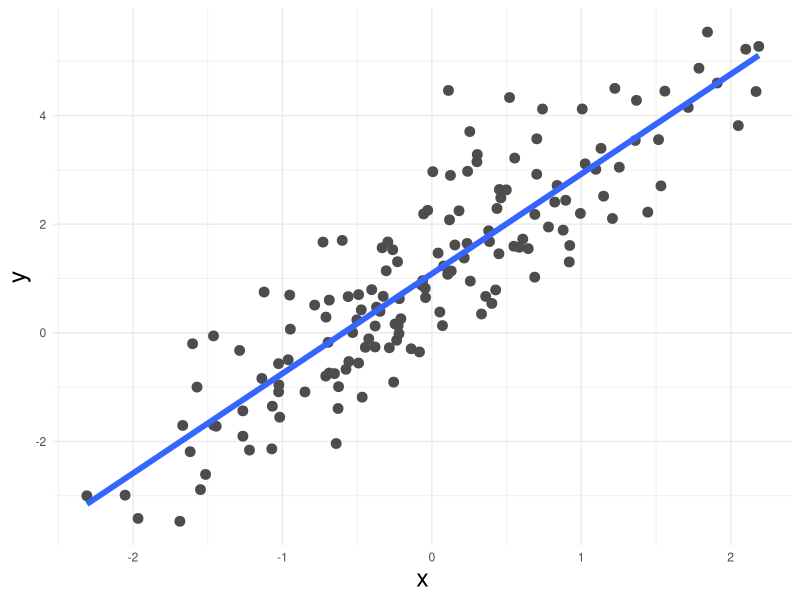
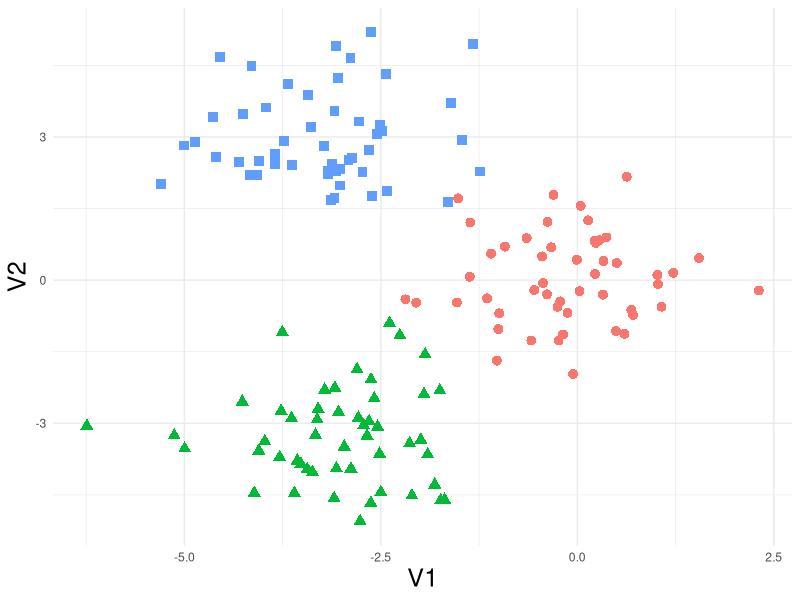
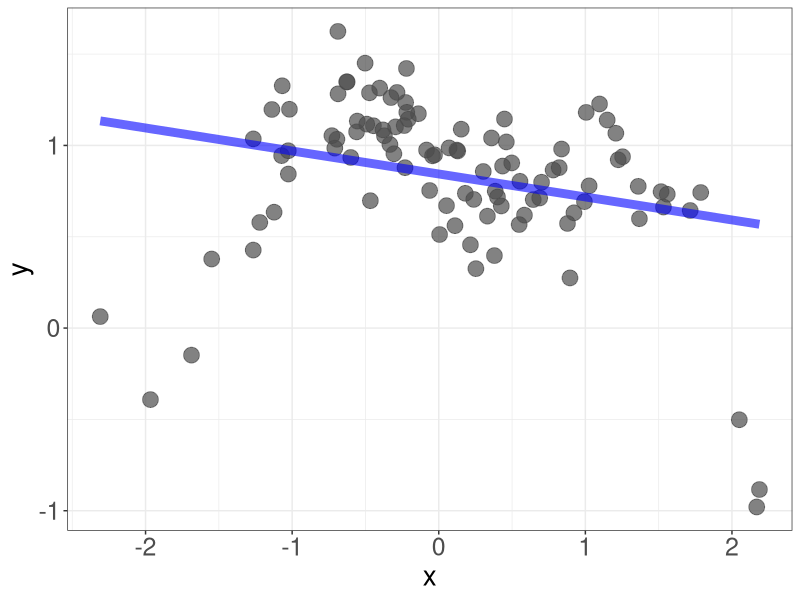
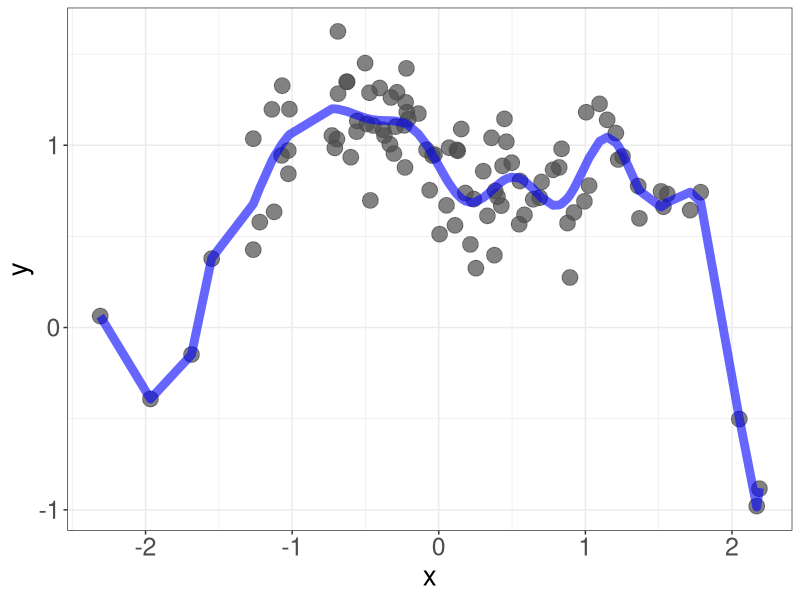
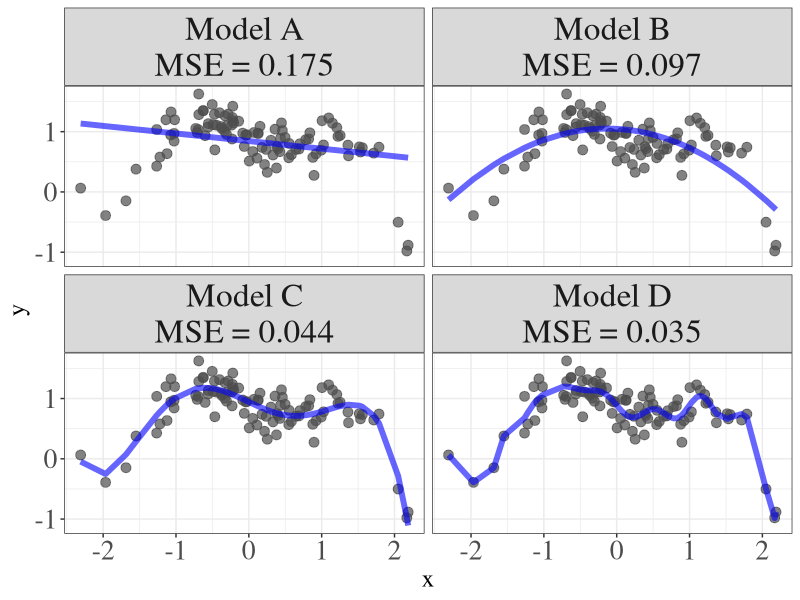
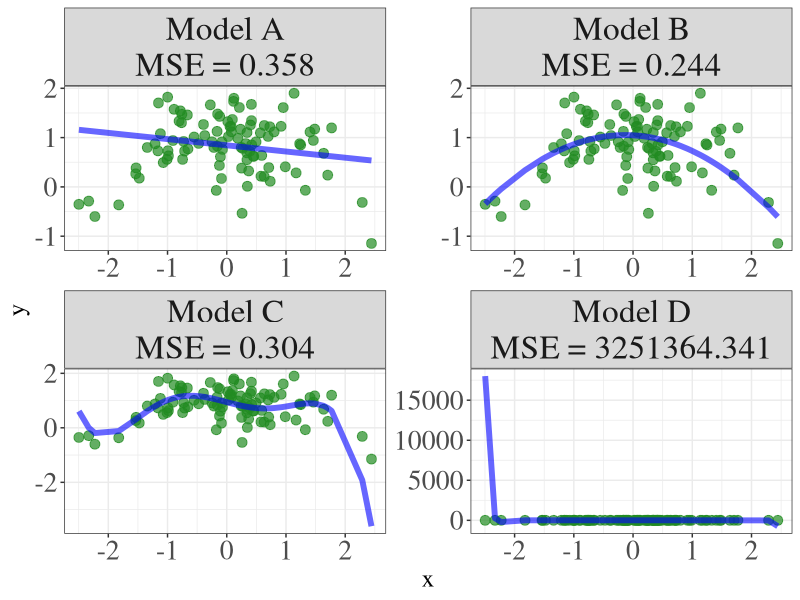

These charts were generated, in order, by the following R code: (Note: this script raises an error after producing the figures.)
## ---- chunk 1
knitr::opts_chunk$set(echo = T,message=F,error=F,warning = F,cache=T)
require(tidyverse)
require(caret)
## ---- chunk 2
set.seed(123)
x <- rnorm(150)
y = 1 + 2*x + rnorm(150)
tibble(x,y) %>% 
  ggplot(aes(x,y)) +
  geom_point(size=3,color="grey30") +
  geom_smooth(method="lm",se=F,size=2) +
  theme_minimal() +
  theme(legend.position = "none",
        axis.title = element_text(size=18))
## ---- chunk 3
set.seed(123)
n = 50
sigma = matrix(c(1,0,0,1),ncol=2,nrow=2)
x1 <- MASS::mvrnorm(n,c(0,0),Sigma = sigma) %>% as_tibble() %>% mutate(group=1)
x2 <- MASS::mvrnorm(n,c(-3,-3),Sigma = sigma) %>% as_tibble() %>% mutate(group=2)
x3 <- MASS::mvrnorm(n,c(-3,3),Sigma = sigma) %>% as_tibble() %>% mutate(group=3)
bind_rows(x1,x2,x3) %>% 
  ggplot(aes(V1,V2,color=factor(group),pch=factor(group))) +
  geom_point(size=3) +
  theme_minimal() +
  theme(legend.position = "none",
        axis.title = element_text(size=18))
## ---- chunk 4
set.seed(123)
N = 100
x <- rnorm(N)
X <- splines::bs(x,degree=7)
B <- runif(7,-5,5) 
y <- X%*%B + rnorm(N,mean = 0,.2)
D = tibble(x,y = as.numeric(y))


modA = lm(y ~ x,data = D)
D$yhatA = predict(modA,D)

# Plot 
D %>% 
ggplot(aes(x,y)) +
  geom_point(alpha=.7,size=5,color="grey30") +
  theme_bw() +
  geom_line(aes(x,yhatA),color="blue",size=3,alpha=.6) +
  theme(legend.position = "none",
        axis.title = element_text(size=20),
        axis.text = element_text(size=18))
## ---- chunk 5
modD = lm(y ~ poly(x,21),data = D)
D$yhatD = predict(modD,D)

D %>% 
  ggplot(aes(x,y)) +
  geom_point(alpha=.7,size=5,color="grey30") +
  theme_bw() +
  geom_line(aes(x,yhatD),color="blue",size=3,alpha=.6) +
  theme(legend.position = "none",
        axis.title = element_text(size=20),
        axis.text = element_text(size=18))
## ---- chunk 6
modB = lm(y ~ poly(x,2),data = D)
D$yhatB = predict(modB,D)
modC = lm(y ~ poly(x,5),data = D)
D$yhatC = predict(modC,D)
mse = function(y,yh) { mean((y-yh)^2) }

D %>% 
  gather(mod,yh,-y,-x) %>% 
  mutate(mod = str_remove(mod,"yhat")) %>% 
  group_by(mod) %>% 
  mutate(mse =mean((y-yh)^2),
         mse_txt = str_glue("Model {mod}\nMSE = {round(mse,3)}")) %>% 
  ggplot(aes(x,y)) +
  geom_point(alpha=.7,size=3,color="grey30") +
  geom_line(aes(x,yh),color="blue",size=2,alpha=.6) +
  theme_bw() +
  facet_wrap(~mse_txt) +
  theme(legend.position = "none",
        axis.title = element_text(size=18),
        axis.text = element_text(size=20),
        strip.text = element_text(size=24),
        text = element_text(family="serif"))
## ---- chunk 7
# New Data Draw
set.seed(321)
N = 100
x <- rnorm(N)
X <- splines::bs(x,degree=7)
# Use the same betas
y <- X%*%B + rnorm(N,mean = 0,.5)
D2 = tibble(x,y = as.numeric(y))

D2$yhatA = predict(modA,D2)
D2$yhatB = predict(modB,D2)
D2$yhatC = predict(modC,D2)
D2$yhatD = predict(modD,D2)

# Define Sets
D$set = "Training Set"
D2$set = "Test Set"

DD = bind_rows(D,D2)
## ---- chunk 8
D2 %>% 
  gather(mod,yh,-y,-x,-set) %>% 
  mutate(mod = str_remove(mod,"yhat")) %>% 
  group_by(mod) %>% 
  mutate(mse =mean((y-yh)^2),
         mse_txt = str_glue("Model {mod}\nMSE = {round(mse,3)}")) %>% 
  ggplot(aes(x,y)) +
  geom_point(alpha=.7,size=3,color='forestgreen') +
  geom_line(aes(x,yh),color="blue",size=2,alpha=.6) +
  theme_bw() +
  facet_wrap(~mse_txt,scale="free") +
  # ylim(-5,5) +
  theme(legend.position = "none",
        axis.title = element_text(size=18),
        axis.text = element_text(size=20),
        strip.text = element_text(size=24),
        text = element_text(family="serif"))
## ---- chunk 9
est_probs <- c(.4,.7,.3,.5,.9,.1,.7)
true_values <-  c(1,1,0,0,1,0,1)
## ---- chunk 10
# Our estimated probabilities 
est_probs 
## ---- chunk 11
threshold = .5
our_preds = as.numeric(est_probs >= threshold)
our_preds
## ---- chunk 12
table(our_preds,true_values)
## ---- chunk 13
require(caret)
library(mlbench) # Holds the Sonar Data 
data(Sonar)
str(Sonar[, 1:10])
## ---- chunk 14
# R == "Rock", M == "Mine"
table(Sonar$Class) 
## ---- chunk 15
# Break into training and test datasets
set.seed(998)
inTraining <- createDataPartition(Sonar$Class, p = .75, list = FALSE)
training <- Sonar[ inTraining,]
testing  <- Sonar[-inTraining,]

dim(training)
dim(testing)
## ---- chunk 16
## 10-fold CV 
fitControl <- trainControl(method = "cv",number = 10)

fit <- train(Class ~ ., 
             data = training, 
             method = "gbm", 
             trControl = fitControl,
             verbose = FALSE)
fit
## ---- chunk 17
pred <-  predict(fit,newdata = testing)
table(pred,testing$Class)
## ---- chunk 18
confusionMatrix(table(pred,testing$Class))
